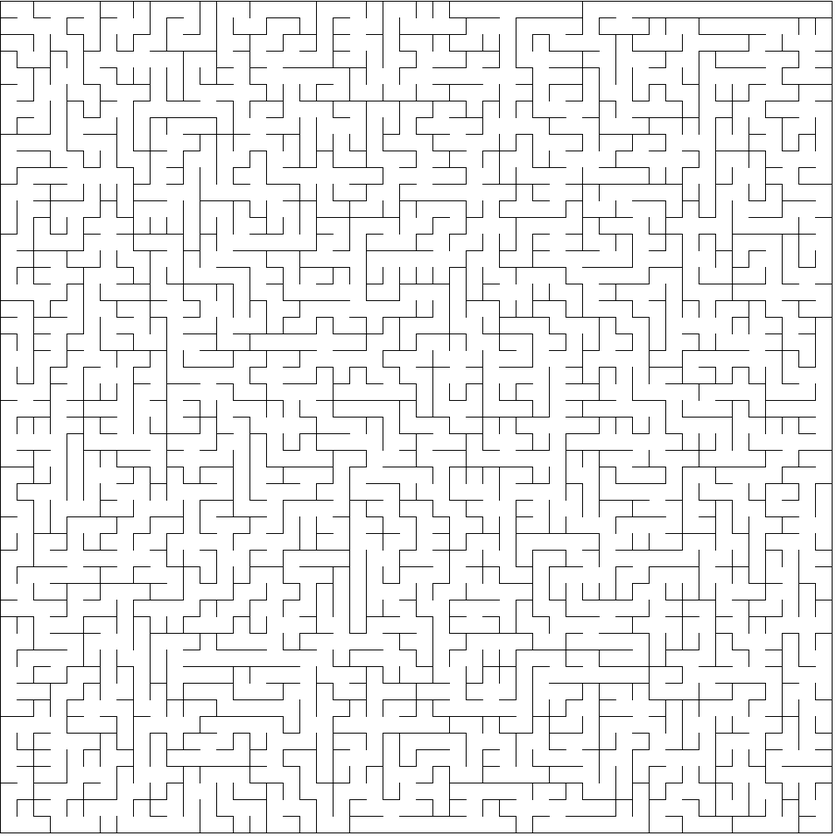
#> input picture maze_cv/maze_large.png, 840 x 840 px, shrunk from 1010 x 1010 before the run
$ python skeleton.py
#> lines starting #> are read from the running program, lines starting #| are printed output that depends on the picture
from skimage.morphology import skeletonize
from skimage import data
import matplotlib.pyplot as plt
from skimage.util import invert
import numpy as np
from PIL import Image
import networkx as nx
from random import choice
from math import ceil

#Literally all I had to do was add .convert("L") and remove the invert
image = (np.array(Image.open("maze_large.png").convert("L")))
# perform skeletonization
skeleton = skeletonize(image)
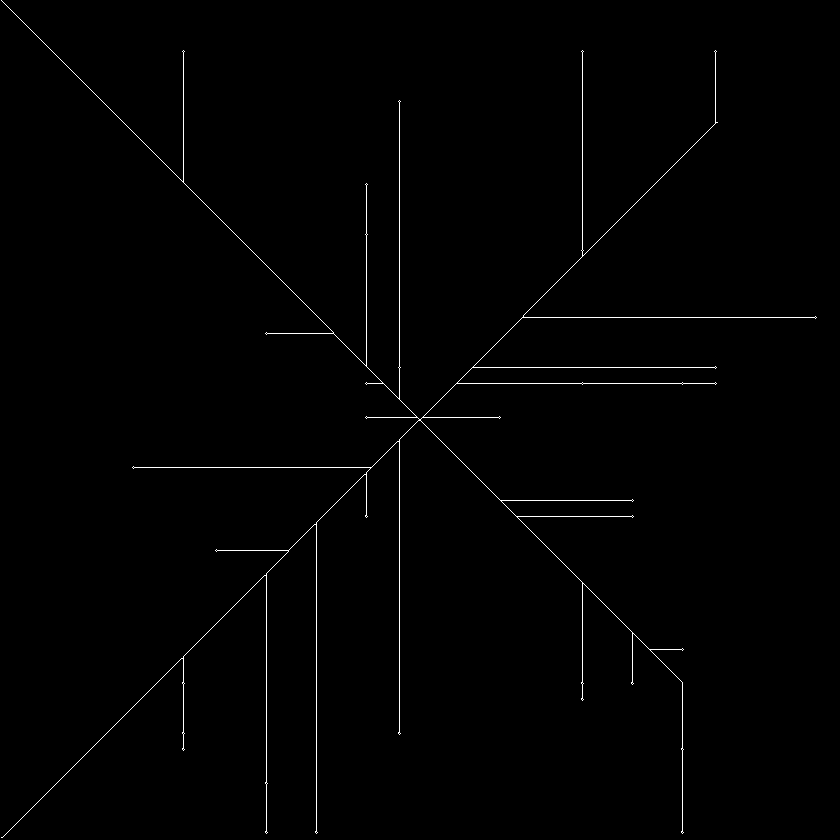
#> skeleton: shape (840, 840) bool; 0.75% white in thin lines or dots
g = nx.Graph()
for i in range(len(skeleton)):
    for j in range(len(skeleton[i])):
        for n in [(i-1, j), (i+1, j), (i, j-1), (i, j+1), (i-1, j-1), (i+1, j+1), (i-1, j+1), (i+1, j-1)]:
            if n[0] > 0 and n[1] > 0 and n[0] < len(skeleton) and n[1] < len(skeleton[i]):
                if skeleton[i][j] and skeleton[n[0]][n[1]]:
                    g.add_edge((i, j), n)
print()
clone = np.array(skeleton)
clone_2 = np.array(clone)
allowed_x = set()
allowed_y = set()
for node in g:
    if (node[0], node[1]+1) in g:
        allowed_x.add(node[0])
    if (node[0]+1, node[1]) in g:
        allowed_y.add(node[1])
#> this loop made 5279 passes
#> node on passes 1 to 3: (0, 1), (1, 2), (2, 3)
#> after the loop, allowed_x = 32 items; allowed_y = 31 items

for x in list(allowed_x):
    try:
        allowed_x.remove(x+1)
    except:
        pass
#> this loop made 32 passes
#> x on passes 1 to 12: 515, 516, 255, 649, 524, 398, 782, 658, 417, 419, 420, 550
#> after the loop, allowed_x = 30 items
for y in list(allowed_y):
    try:
        allowed_y.remove(y+1)
    except:
        pass
#> this loop made 31 passes
#> y on passes 1 to 12: 517, 265, 266, 523, 650, 398, 399, 416, 288, 419, 420, 423
#> after the loop, allowed_y = 22 items


allowed_x = sorted(list(allowed_x))
#> allowed_x = 30 values from 122 to 837
allowed_y = sorted(list(allowed_y))
#> allowed_y = [182, 265, 288, 315, 333, 365, 370, 382, 398, 416, 419, 423, 457, 473, 501, 517, 523, 581, 631, 650, 681, 715]

print(allowed_x)
#| [122, 181, 255, 317, 333, 365, 367, 383, 398, 417, 419, 441, 467, 474, 500, 515, 524, 550, 575, 583, 633, 649, 658, 682, 698, 732, 748, 782, 831, 837]
print(allowed_y)
#| [182, 265, 288, 315, 333, 365, 370, 382, 398, 416, 419, 423, 457, 473, 501, 517, 523, 581, 631, 650, 681, 715]
#Compute average pixel distances in allowed_x and _y (for adding nodes to g2)
avg_dist = 0
for i in range(len(allowed_x)-1):
    avg_dist += allowed_x[i+1]-allowed_x[i]
#> this loop made 29 passes
#> avg_dist on passes 1 to 12: 59, 133, 195, 211, 243, 245, 261, 276, 295, 297, 319, 345
#> after the loop, avg_dist = 715

for i in range(len(allowed_y)-1):
    avg_dist += allowed_y[i+1]-allowed_y[i]
#> this loop made 21 passes
#> avg_dist on passes 1 to 12: 798, 821, 848, 866, 898, 903, 915, 931, 949, 952, 956, 990
#> after the loop, avg_dist = 1248

avg_dist /= len(allowed_x)-1 + len(allowed_y)-1
#> avg_dist = 24.96
print(f"average step size = {avg_dist}")
#| average step size = 24.96
avg_dist = ceil(avg_dist)
#> avg_dist = 25
print(f"ceiling: {avg_dist}")
#| ceiling: 25

g2 = nx.Graph()

#Prepare g and g2
#Prevents nx.NodeNotFound in g in next step
for i in allowed_x:
    for j in allowed_y:
        g2.add_node((i, j))
        for n in [(i-1, j), (i+1, j), (i, j-1), (i, j+1), (i-1, j-1), (i+1, j+1), (i-1, j+1), (i+1, j-1)]:
            if n in g:
                g.add_edge((i, j), n)
#> this loop made 30 passes
#> i on passes 1 to 12: 122, 181, 255, 317, 333, 365, 367, 383, 398, 417, 419, 441
#Add edges to g2 based on if they are connected in g with path length less than the pixel length of each edge (g is in pixels)
for i in range(len(allowed_x)):
    print(f"{i} x: {allowed_x[i]}")
    for j in range(len(allowed_y)):
        try:
            n1, n2 = (allowed_x[i],allowed_y[j]), (allowed_x[i-1],allowed_y[j])
#> (the run stopped early here; a loop or call above may not have finished)
